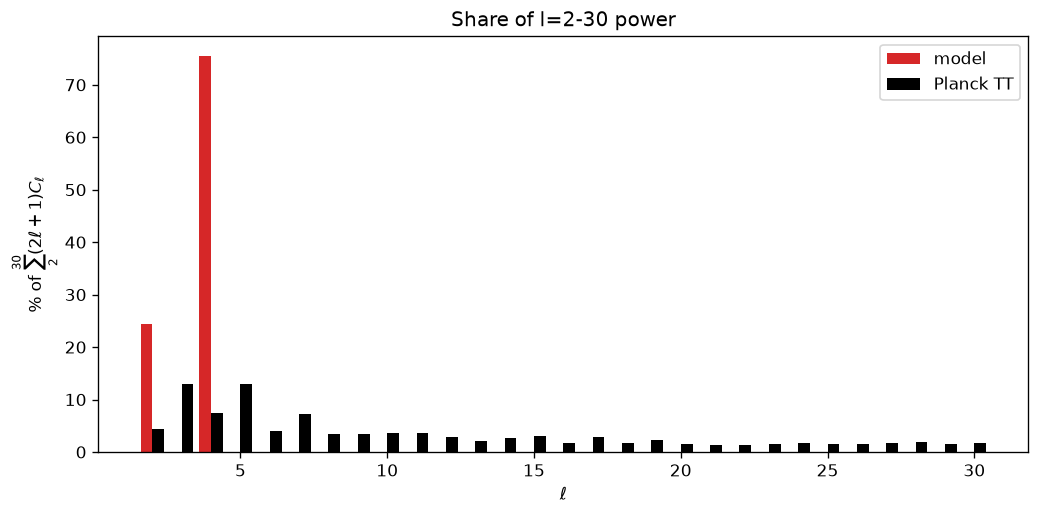

This chart was generated by the following Python code:
# Percent of l=2..30 power per l: light-path model (monopole+dipole removed map) vs Planck TT.
import numpy as np,json,matplotlib;matplotlib.use('Agg');import matplotlib.pyplot as plt
m=np.load('cmb_lightpath_maps.npz');p=np.loadtxt('COM_PowerSpect_CMB-TT-full_R3.01.txt')
l=np.arange(2,31);c=m['cl_nodip'][2:31]*(2*l+1);pm=100*c/c.sum()
Lp=p[:,0].astype(int);s=(Lp>=2)&(Lp<=30);P=(2*Lp[s]+1)*2*np.pi*p[s,1]/(Lp[s]*(Lp[s]+1));pp=100*P/P.sum()
fig,ax=plt.subplots(figsize=(10,4.5));ax.bar(l-.2,pm,.4,label='model',color='C3');ax.bar(l+.2,pp,.4,label='Planck TT',color='k')
ax.set_xlabel('$\\ell$');ax.set_ylabel('% of $\\sum_{2}^{30}(2\\ell+1)C_\\ell$');ax.legend();ax.set_title('Share of l=2-30 power')
plt.savefig('cmb_lightpath_pct_l2_30.png',dpi=120,bbox_inches='tight')
json.dump(dict(l=l.tolist(),model_pct=pm.tolist(),planck_pct=pp.tolist()),open('cmb_lightpath_pct_l2_30.json','w'),indent=0)
print('model l2,3,4:',pm[:3],' planck:',pp[:3])
